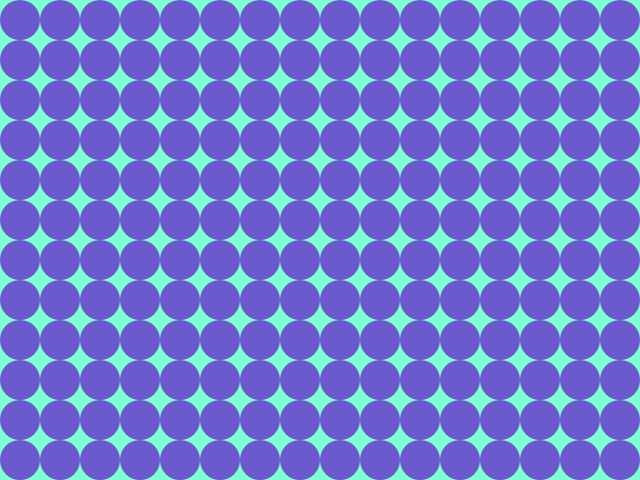
Frame 1 (no input)
Frame 60 (no input): identical to frame 1, image omitted
Frame 120 (the mouse pressed at the canvas centre since frame 60): identical to frame 1, image omitted

The p5.js sketch that drew this single still picture (run headless with seeded random() and noise() and a simulated clock; from frame 60 on, the mouse is pressed at the canvas centre):

// p5.js sketch
// ── sketch.js
let tileNumX = 16;
let tileNumY = 12;

function setup() {
  createCanvas(640, 480);
}

function draw() {
  background('aquamarine');
  noStroke();
  fill('slateblue');
  // for (let col = 0; col < width; col += 40) {
  //   for (let row = 0; row < height; row += 40) {
  //     let x = 20 + col;
  //     let y = 20 + row;
  //     let diameter = 30;
  //     circle(x, y, diameter);
  //   }
  // }

  for (let row = 0; row < tileNumY; row++) {
    for (let col = 0; col < tileNumX; col++) {
      let tileW = width / tileNumX;
      let tileH = height / tileNumY;
      let x = tileW * 0.5 + col * tileW;
      let y = tileH * 0.5 + row * tileH;
      ellipse(x, y, tileW, tileH);
    }
  }
}
